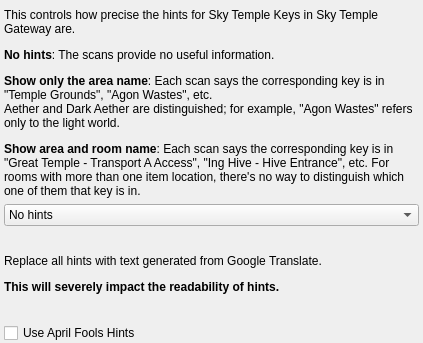
<?xml version="1.0" encoding="UTF-8"?>
<ui version="4.0">
 <class>PresetEchoesHints</class>
 <widget class="QMainWindow" name="PresetEchoesHints">
  <property name="geometry">
   <rect>
    <x>0</x>
    <y>0</y>
    <width>423</width>
    <height>343</height>
   </rect>
  </property>
  <property name="windowTitle">
   <string>Hints</string>
  </property>
  <widget class="QWidget" name="centralWidget">
   <property name="maximumSize">
    <size>
     <width>16777215</width>
     <height>16777215</height>
    </size>
   </property>
   <layout class="QVBoxLayout" name="hint_layout">
    <property name="leftMargin">
     <number>4</number>
    </property>
    <property name="topMargin">
     <number>8</number>
    </property>
    <property name="rightMargin">
     <number>4</number>
    </property>
    <property name="bottomMargin">
     <number>0</number>
    </property>
    <item>
     <widget class="QLabel" name="hint_sky_temple_key_label">
      <property name="text">
       <string>&lt;html&gt;&lt;head/&gt;&lt;body&gt;&lt;p&gt;This controls how precise the hints for Sky Temple Keys in Sky Temple Gateway are.&lt;/p&gt;&lt;p&gt;&lt;span style=&quot; font-weight:600;&quot;&gt;No hints&lt;/span&gt;: The scans provide no useful information.&lt;/p&gt;&lt;p&gt;&lt;span style=&quot; font-weight:600;&quot;&gt;Show only the area name&lt;/span&gt;: Each scan says the corresponding key is in &amp;quot;Temple Grounds&amp;quot;, &amp;quot;Agon Wastes&amp;quot;, etc.&lt;br/&gt;Aether and Dark Aether are distinguished; for example, &amp;quot;Agon Wastes&amp;quot; refers only to the light world.&lt;/p&gt;&lt;p&gt;&lt;span style=&quot; font-weight:600;&quot;&gt;Show area and room name&lt;/span&gt;: Each scan says the corresponding key is in &amp;quot;Great Temple - Transport A Access&amp;quot;, &amp;quot;Ing Hive - Hive Entrance&amp;quot;, etc. For rooms with more than one item location, there's no way to distinguish which one of them that key is in.&lt;/p&gt;&lt;/body&gt;&lt;/html&gt;</string>
      </property>
      <property name="wordWrap">
       <bool>true</bool>
      </property>
     </widget>
    </item>
    <item>
     <widget class="QComboBox" name="hint_sky_temple_key_combo">
      <item>
       <property name="text">
        <string>No hints</string>
       </property>
      </item>
      <item>
       <property name="text">
        <string>Show only the area name</string>
       </property>
      </item>
      <item>
       <property name="text">
        <string>Show area and room name</string>
       </property>
      </item>
     </widget>
    </item>
    <item>
     <widget class="QLabel" name="hint_april_fools_label">
      <property name="text">
       <string>&lt;html&gt;&lt;head/&gt;&lt;body&gt;&lt;p&gt;Replace all hints with text generated from Google Translate.&lt;/p&gt;&lt;p&gt;&lt;span style=&quot; font-weight:700;&quot;&gt;This will severely impact the readability of hints.&lt;/span&gt;&lt;/p&gt;&lt;/body&gt;&lt;/html&gt;</string>
      </property>
     </widget>
    </item>
    <item>
     <widget class="QCheckBox" name="hint_april_fools_check">
      <property name="text">
       <string>Use April Fools Hints</string>
      </property>
     </widget>
    </item>
   </layout>
  </widget>
 </widget>
 <layoutdefault spacing="6" margin="11"/>
 <resources/>
 <connections/>
</ui>
